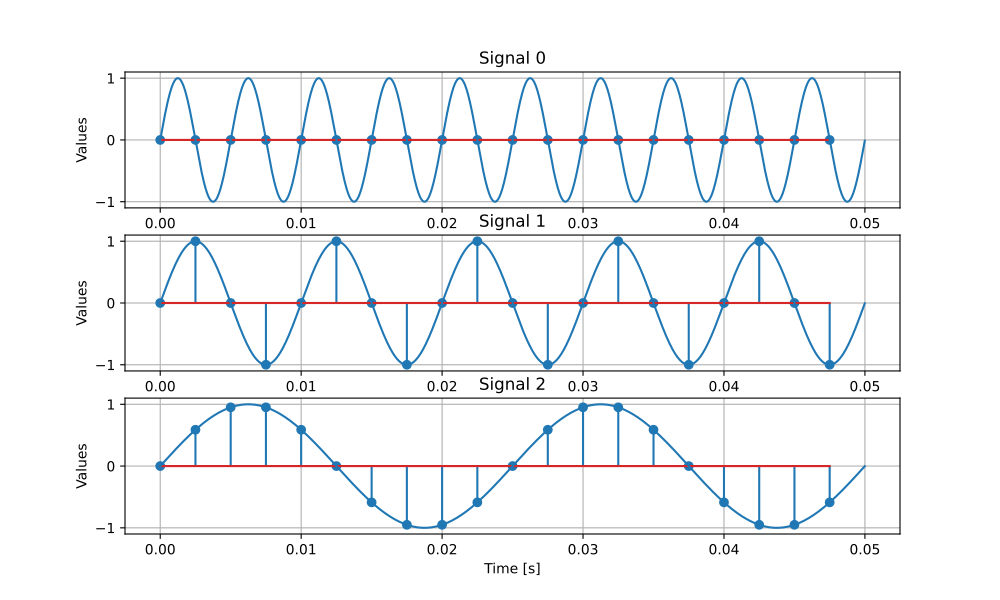

Here is the Python script that generated this plot:
from ..common import SignalType
from ..common import Signal
import numpy as np
import matplotlib.pyplot as plt

duration = 0.05 # seconds

signal0 = Signal("Signal 0", amplitude=1, freq=200, phase=0, signal_type=SignalType.SINE, duration=duration).with_sampling(400)
signal1 = Signal("Signal 1", amplitude=1, freq=100, phase=0, signal_type=SignalType.SINE, duration=duration).with_sampling(400)
signal2 = Signal("Signal 2", amplitude=1, freq=40, phase=0, signal_type=SignalType.SINE, duration=duration).with_sampling(400)

fig, axes = plt.subplots(3, figsize=(10, 6))

signal0.plot_signal(axes[0])
signal1.plot_signal(axes[1])
signal2.plot_signal(axes[2])

plt.show()

# Frecventa de esantionare trebuie sa fie cel putin dublu fata de frecventa semnalului pentru a evita fenomenul de aliere.
# Este suficient sa folosim o frecventa de esantionare de 400 Hz, deoarece cea mai mare frecventa a semnalelor este de 200 Hz.
# In acest caz, toate cele 3 semnale sunt esantionate corect, fara a aparea fenomenul de aliere.
